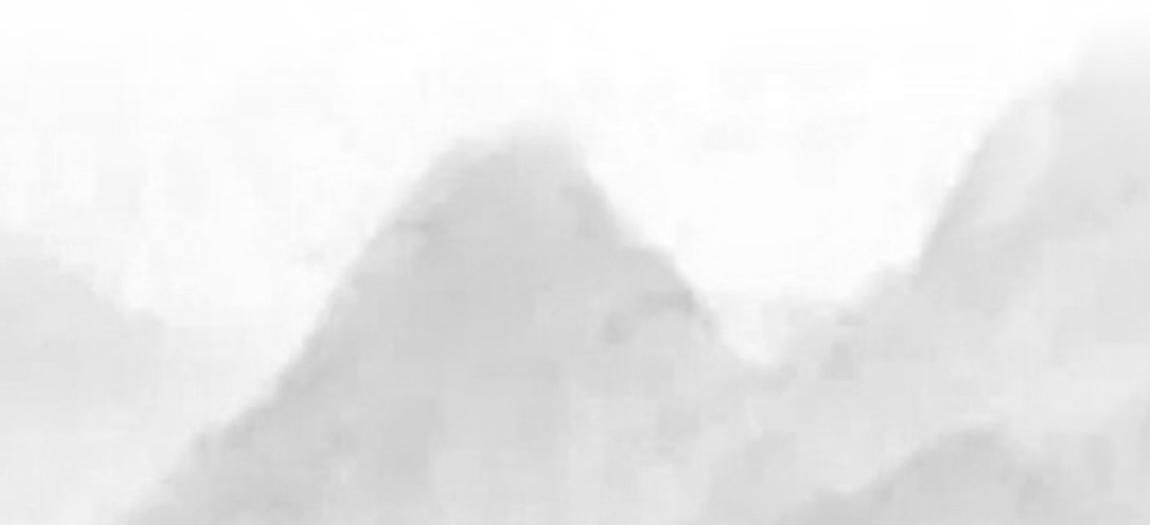
#> input picture _build/share/mountains.png, 1150 x 525 px
$ python share_cards.py
#> lines starting #> are read from the running program, lines starting #| are printed output that depends on the picture
"""Branded link-preview images (1200x630) for every page: the EmptyHands logo large in the centre, the page title underneath.

build.py calls card(name, title, kicker) for each page. A card is redrawn only when its title or kicker changes
(stamps kept in assets/img/share/cards.json). If Pillow is not installed, card() returns None and the page falls
back to assets/img/share/default.jpg.
"""
import hashlib
import json
import os
import unicodedata

HERE = os.path.dirname(os.path.abspath(__file__))
ROOT = os.path.dirname(HERE)
OUT = os.path.join(ROOT, 'assets', 'img', 'share')
STAMPS = os.path.join(OUT, 'cards.json')
W, H = 1200, 630
VERSION = '2'

PAPER = (247, 242, 233)
INK = (28, 26, 22)
BRONZE = (122, 104, 74)
SEAL = (168, 52, 42)
MACRON = set('āēīōūĀĒĪŌŪ')

try:
    from PIL import Image, ImageDraw, ImageFilter, ImageFont, ImageChops
except ImportError:          # Pillow missing: pages use the default card
    Image = None


def _fonts():
    serif = os.path.join(HERE, 'share', 'ShipporiMincho-Bold-latin.ttf')
    karla = os.path.join(ROOT, 'assets', 'fonts', 'karla.woff2')

    def sans(size, weight=800):
        f = ImageFont.truetype(karla, size)
        try:
            f.set_variation_by_axes([weight])
        except Exception:
            pass
        return f
    return (lambda size: ImageFont.truetype(serif, size)), sans


def _draw_title_line(d, x, y, text, font):
    """Draw one line, adding the macron over ā ē ī ō ū by hand (the heading font has no precomposed macron vowels)."""
    for ch in text:
        base = unicodedata.normalize('NFKD', ch)[0] if ord(ch) > 127 and ch not in '‘’“”…·' else ch
        d.text((x, y), base, font=font, fill=INK, anchor='ls')
        w = d.textlength(base, font=font)
        if ch in MACRON:
            top = font.getbbox(base, anchor='ls')[1]
            bar_y = y + top - font.size * 0.12
            d.line([(x + w * 0.2, bar_y), (x + w * 0.8, bar_y)], fill=INK, width=max(3, font.size // 14))
        x += w


def _width(d, text, font):
    return sum(d.textlength(unicodedata.normalize('NFKD', c)[0] if ord(c) > 127 and c not in '‘’“”…·' else c, font=font) for c in text)


def _wrap(d, text, font, maxw):
    words, lines, cur = text.split(), [], ''
    for wd in words:
        t = (cur + ' ' + wd).strip()
        if _width(d, t, font) <= maxw:
            cur = t
        else:
            if cur:
                lines.append(cur)
            cur = wd
    if cur:
        lines.append(cur)
    return lines


def _background():
    grad = Image.radial_gradient('L').resize((W * 2, H * 2)).crop((W // 2, int(H * 0.2), W // 2 + W, int(H * 0.2) + H))
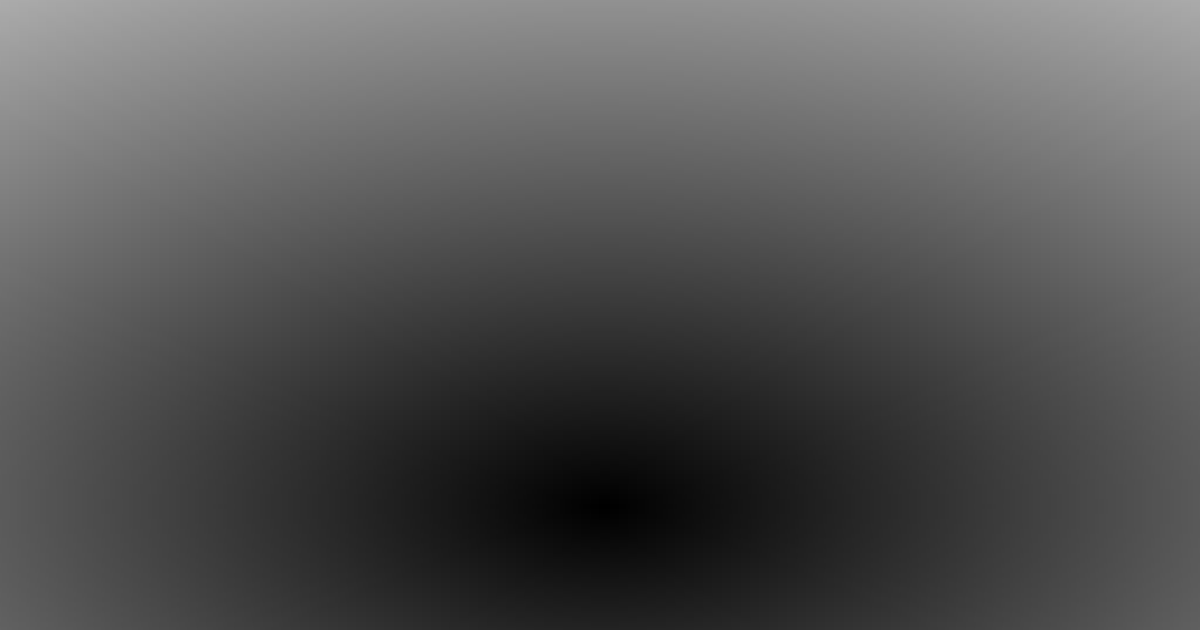
#> grad: PIL image 1200x630 L; min 0, max 171, mean 83.4
    bg = Image.composite(Image.new('RGB', (W, H), (236, 227, 211)), Image.new('RGB', (W, H), (251, 247, 240)), grad)
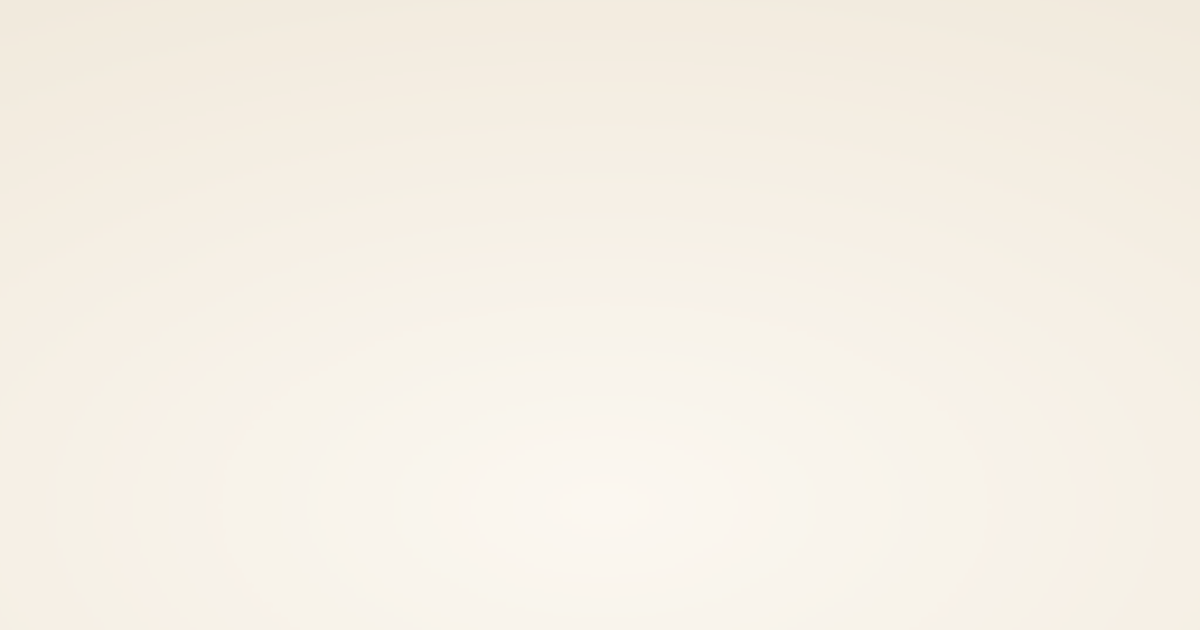
#> bg: PIL image 1200x630 RGB; mean R, G, B 246.1, 240.5, 230.5
    mtn = Image.open(os.path.join(HERE, 'share', 'mountains.png')).convert('L')
#> mtn is the input picture: PIL image 1150x525 L; min 199, max 255, mean 234.9
    mtn = mtn.resize((W + 80, round(mtn.height * (W + 80) / mtn.width)))
#> mtn: PIL image 1280x584 L
    layer = Image.new('L', (W, H), 255)
#> layer: PIL image 1200x630 L; every value is 255
    layer.paste(mtn, (-40, H - mtn.height + 40))
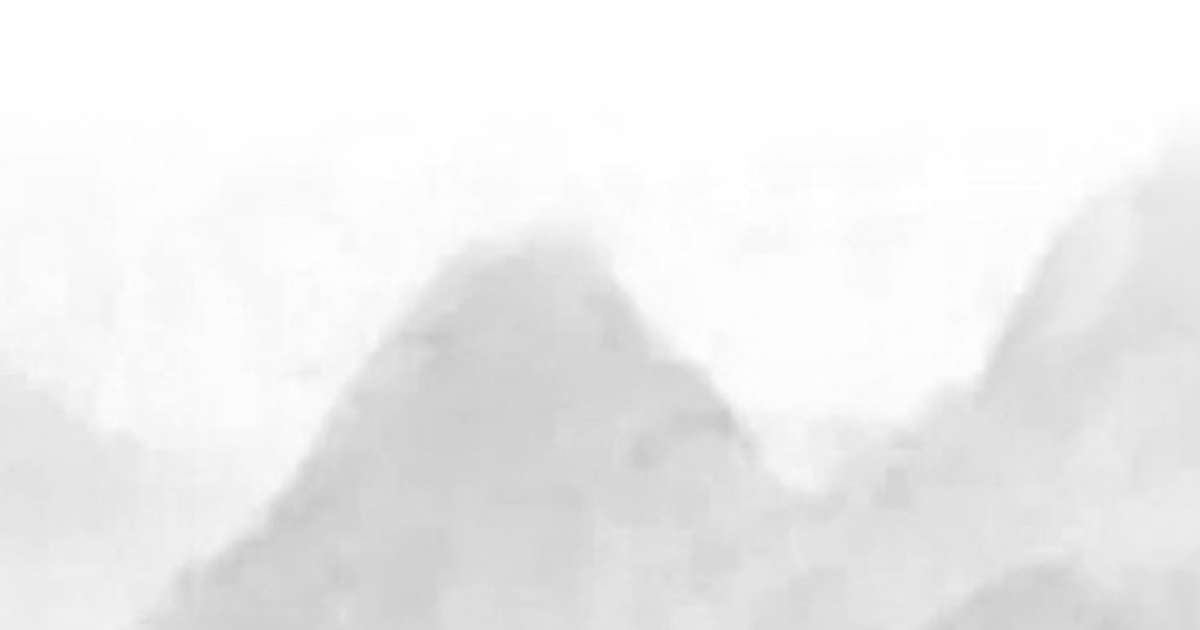
#> layer: PIL image 1200x630 L; min 200, max 255, mean 238.6
    layer = layer.point(lambda v: 255 - int((255 - v) * 0.55))       # soften
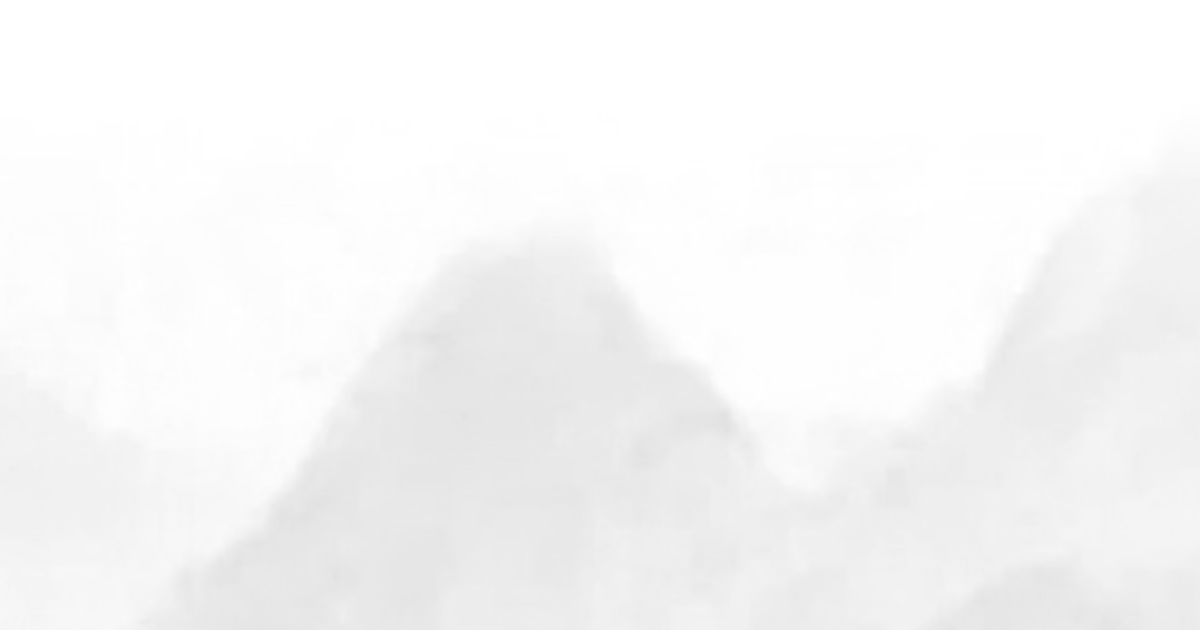
#> layer: PIL image 1200x630 L; min 225, max 255, mean 246.4
    return ImageChops.multiply(bg, Image.merge('RGB', [layer] * 3))
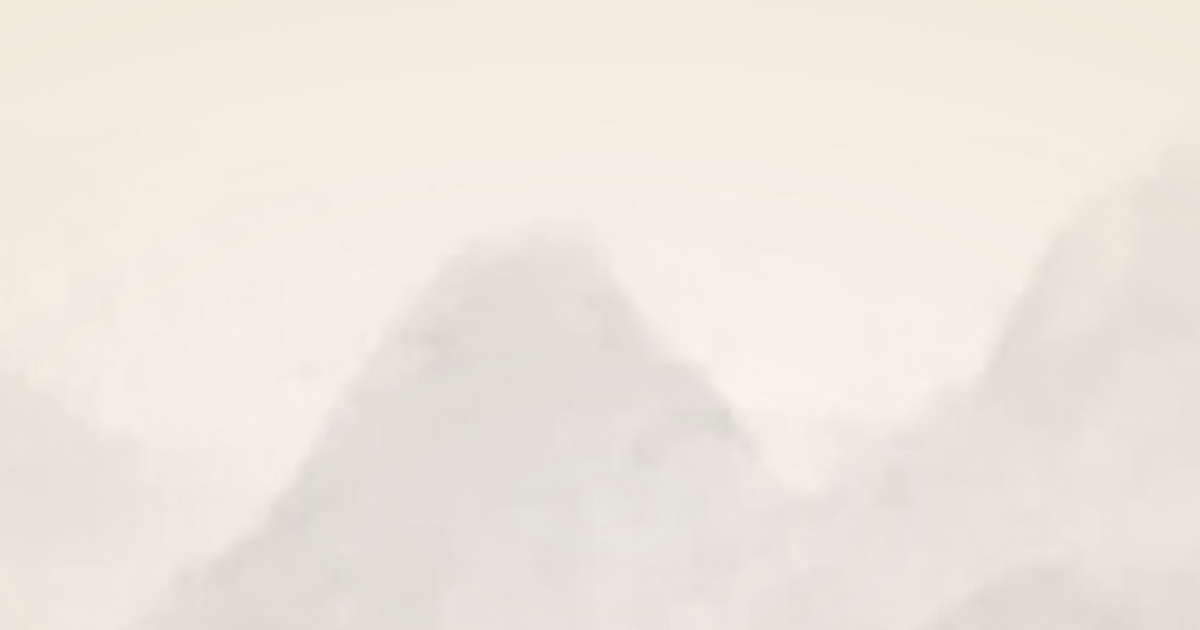
#> returned value: PIL image 1200x630 RGB; mean R, G, B 237.5, 231.9, 222.3


def _render(title, kicker, path):
    serif, sans = _fonts()
    img = _background()
    d = ImageDraw.Draw(img)
    # logo tile, large and centred
    size = 258
#> (the run stopped early here; a loop or call above may not have finished)

$ run again, with menu-fees-scrolled.png copied over _build/share/mountains.png
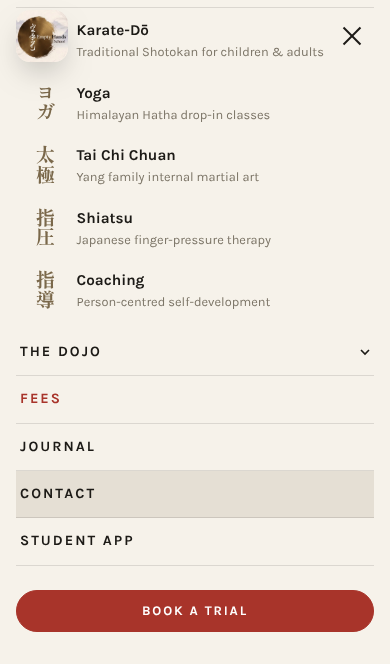
#> input picture menu-fees-scrolled.png, 390 x 664 px
#> in _background, `layer = layer.point(lambda v: 255 - int((255 - v) * 0.55))`:
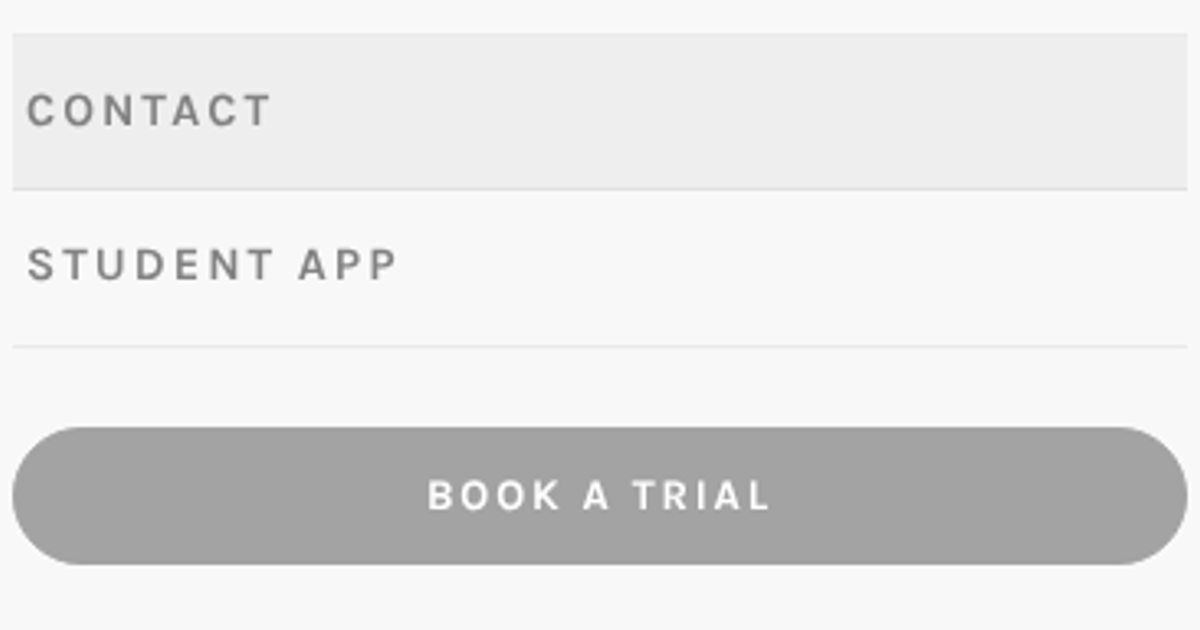
#> layer: PIL image 1200x630 L; min 115, max 255, mean 227.1
#> in _background, `return ImageChops.multiply(bg, Image.merge('RGB', [layer] * 3))`:
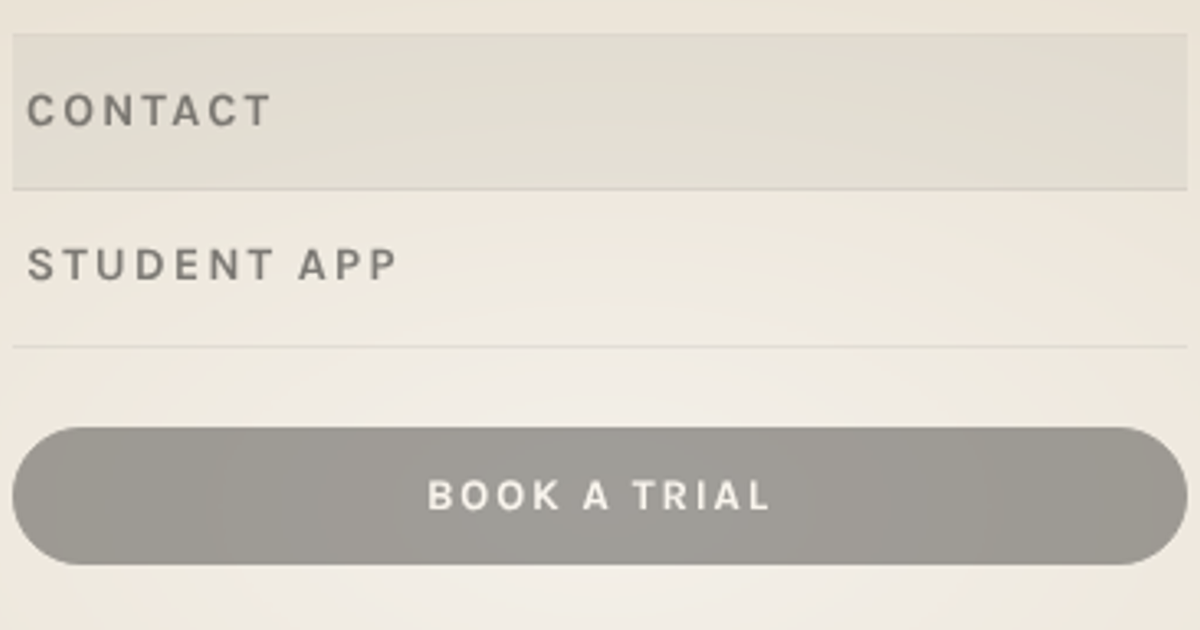
#> returned value: PIL image 1200x630 RGB; mean R, G, B 218.6, 213.6, 204.5
